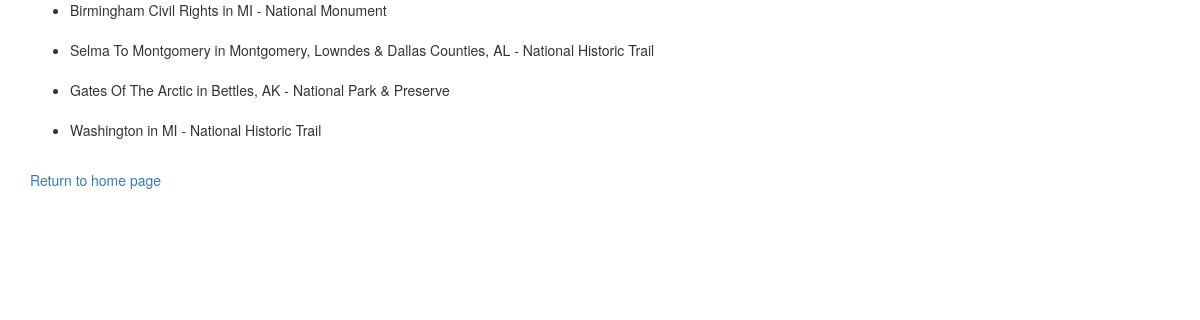
Before: /all_parks with the older database file.
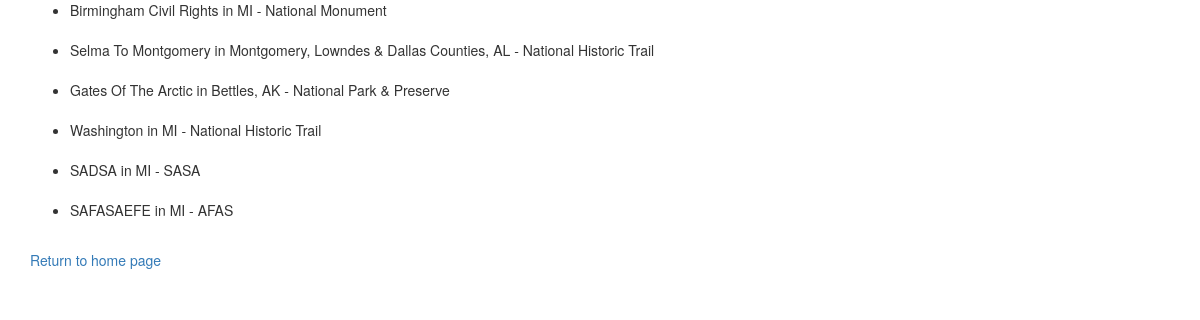
After: the same page with the newer database file.
### SI507project_tools.py (models this page shows, shortened)
class Park(db.Model):
    __tablename__ = "parks"
    id = db.Column(db.Integer, primary_key=True)
    name = db.Column(db.String(64),unique=True)
    descriptions = db.Column(db.String(64),unique=True)
    state_id = db.Column(db.Integer, db.ForeignKey("states.id"))
    type_id = db.Column(db.Integer, db.ForeignKey("types.id"))

### SI507project_code.py (the view)
@app.route('/all_parks')
def see_all():
    all_parks = []
    parks = Park.query.all()
    for s in parks:
        state = s.state_id
        type = s.type_id
        all_parks.append((s.name,state,type))
    return render_template('all_parks.html',all_parks=all_parks)

### templates/all_parks.html (shortened to what this page needs)
{% extends "bootstrap/base.html" %}
{% block content %}
	<div class="container">
		<div>
			<ul>
			{% for sg in all_parks %}
			<li>{{ sg[0] }} in {{ sg[1] }} - {{ sg[2] }}</li><br>
			{% endfor %}
			</ul>
		</div>
		<div>
			<a href="{{ url_for('index')}}">Return to home page</a>
		</div>
	</div>
{% endblock %}

Changed rows visible on the page:
added Park: name "SADSA", state "MI", type "SASA"
added Park: name "SAFASAEFE", state "MI", type "AFAS"
